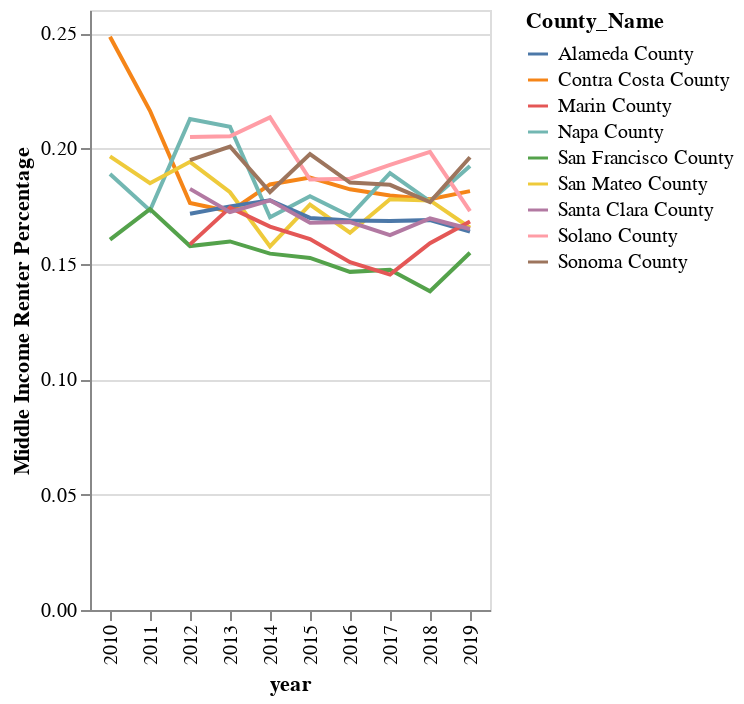

The cell this chart's notebook holds for it:
### Code cell
alt.Chart(bay_area).mark_line().encode(
    x='year',
    y='Middle Income Renter Percentage',
    color="County_Name"
)

### Figure 1 — Vega-Lite specification as saved in the notebook (floating-point values rounded to 4 significant figures)
{"config": {"view": {"continuousWidth": 400, "continuousHeight": 300}}, "data": {"name": "data-35b089cfda7208192e7a3d00022b2daf"}, "mark": "line", "encoding": {"color": {"type": "nominal", "field": "County_Name"}, "x": {"type": "nominal", "field": "year"}, "y": {"type": "quantitative", "field": "Middle Income Renter Percentage"}}, "$schema": "https://vega.github.io/schema/vega-lite/v4.0.2.json", "datasets": {"data-35b089cfda7208192e7a3d00022b2daf": [{"year": "2010", "County_Name": "Contra Costa County", "middle_income_HH": 357, "total": 1437, "Middle Income Renter Percentage": 0.2484, "key": "2010Contra Costa County"}, {"year": "2010", "County_Name": "Napa County", "middle_income_HH": 68, "total": 360, "Middle Income Renter Percentage": 0.1889, "key": "2010Napa County"}, {"year": "2010", "County_Name": "San Francisco County", "middle_income_HH": 122, "total": 760, "Middle Income Renter Percentage": 0.1605, "key": "2010San Francisco County"}, {"year": "2010", "County_Name": "San Mateo County", "middle_income_HH": 742, "total": 3774, "Middle Income Renter Percentage": 0.1966, "key": "2010San Mateo County"}, {"year": "2011", "County_Name": "Contra Costa County", "middle_income_HH": 297, "total": 1373, "Middle Income Renter Percentage": 0.2163, "key": "2011Contra Costa County"}, {"year": "2011", "County_Name": "Napa County", "middle_income_HH": 67, "total": 387, "Middle Income Renter Percentage": 0.1731, "key": "2011Napa County"}, {"year": "2011", "County_Name": "San Francisco County", "middle_income_HH": 148, "total": 852, "Middle Income Renter Percentage": 0.1737, "key": "2011San Francisco County"}, {"year": "2011", "County_Name": "San Mateo County", "middle_income_HH": 750, "total": 4055, "Middle Income Renter Percentage": 0.185, "key": "2011San Mateo County"}, {"year": "2012", "County_Name": "Alameda County", "middle_income_HH": 1000, "total": 5825, "Middle Income Renter Percentage": 0.1717, "key": "2012Alameda County"}, {"year": "2012", "County_Name": "Contra Costa County", "middle_income_HH": 623, "total": 3532, "Middle Income Renter Percentage": 0.1764, "key": "2012Contra Costa County"}, {"year": "2012", "County_Name": "Marin County", "middle_income_HH": 151, "total": 953, "Middle Income Renter Percentage": 0.1584, "key": "2012Marin County"}, {"year": "2012", "County_Name": "Napa County", "middle_income_HH": 140, "total": 658, "Middle Income Renter Percentage": 0.2128, "key": "2012Napa County"}, {"year": "2012", "County_Name": "San Francisco County", "middle_income_HH": 498, "total": 3158, "Middle Income Renter Percentage": 0.1577, "key": "2012San Francisco County"}, {"year": "2012", "County_Name": "San Mateo County", "middle_income_HH": 522, "total": 2688, "Middle Income Renter Percentage": 0.1942, "key": "2012San Mateo County"}, {"year": "2012", "County_Name": "Santa Clara County", "middle_income_HH": 1153, "total": 6318, "Middle Income Renter Percentage": 0.1825, "key": "2012Santa Clara County"}, {"year": "2012", "County_Name": "Solano County", "middle_income_HH": 297, "total": 1449, "Middle Income Renter Percentage": 0.205, "key": "2012Solano County"}, {"year": "2012", "County_Name": "Sonoma County", "middle_income_HH": 372, "total": 1908, "Middle Income Renter Percentage": 0.195, "key": "2012Sonoma County"}, {"year": "2013", "County_Name": "Alameda County", "middle_income_HH": 1055, "total": 6032, "Middle Income Renter Percentage": 0.1749, "key": "2013Alameda County"}, {"year": "2013", "County_Name": "Contra Costa County", "middle_income_HH": 629, "total": 3643, "Middle Income Renter Percentage": 0.1727, "key": "2013Contra Costa County"}, {"year": "2013", "County_Name": "Marin County", "middle_income_HH": 170, "total": 975, "Middle Income Renter Percentage": 0.1744, "key": "2013Marin County"}, {"year": "2013", "County_Name": "Napa County", "middle_income_HH": 138, "total": 659, "Middle Income Renter Percentage": 0.2094, "key": "2013Napa County"}, {"year": "2013", "County_Name": "San Francisco County", "middle_income_HH": 528, "total": 3306, "Middle Income Renter Percentage": 0.1597, "key": "2013San Francisco County"}, {"year": "2013", "County_Name": "San Mateo County", "middle_income_HH": 494, "total": 2729, "Middle Income Renter Percentage": 0.181, "key": "2013San Mateo County"}, {"year": "2013", "County_Name": "Santa Clara County", "middle_income_HH": 1132, "total": 6567, "Middle Income Renter Percentage": 0.1724, "key": "2013Santa Clara County"}, {"year": "2013", "County_Name": "Solano County", "middle_income_HH": 309, "total": 1505, "Middle Income Renter Percentage": 0.2053, "key": "2013Solano County"}, {"year": "2013", "County_Name": "Sonoma County", "middle_income_HH": 384, "total": 1912, "Middle Income Renter Percentage": 0.2008, "key": "2013Sonoma County"}, {"year": "2014", "County_Name": "Alameda County", "middle_income_HH": 1075, "total": 6056, "Middle Income Renter Percentage": 0.1775, "key": "2014Alameda County"}, {"year": "2014", "County_Name": "Contra Costa County", "middle_income_HH": 670, "total": 3633, "Middle Income Renter Percentage": 0.1844, "key": "2014Contra Costa County"}, {"year": "2014", "County_Name": "Marin County", "middle_income_HH": 162, "total": 975, "Middle Income Renter Percentage": 0.1662, "key": "2014Marin County"}, {"year": "2014", "County_Name": "Napa County", "middle_income_HH": 112, "total": 658, "Middle Income Renter Percentage": 0.1702, "key": "2014Napa County"}, {"year": "2014", "County_Name": "San Francisco County", "middle_income_HH": 509, "total": 3296, "Middle Income Renter Percentage": 0.1544, "key": "2014San Francisco County"}, {"year": "2014", "County_Name": "San Mateo County", "middle_income_HH": 425, "total": 2697, "Middle Income Renter Percentage": 0.1576, "key": "2014San Mateo County"}, {"year": "2014", "County_Name": "Santa Clara County", "middle_income_HH": 1156, "total": 6512, "Middle Income Renter Percentage": 0.1775, "key": "2014Santa Clara County"}, {"year": "2014", "County_Name": "Solano County", "middle_income_HH": 320, "total": 1499, "Middle Income Renter Percentage": 0.2135, "key": "2014Solano County"}, {"year": "2014", "County_Name": "Sonoma County", "middle_income_HH": 347, "total": 1916, "Middle Income Renter Percentage": 0.1811, "key": "2014Sonoma County"}, {"year": "2015", "County_Name": "Alameda County", "middle_income_HH": 1053, "total": 6198, "Middle Income Renter Percentage": 0.1699, "key": "2015Alameda County"}, {"year": "2015", "County_Name": "Contra Costa County", "middle_income_HH": 679, "total": 3623, "Middle Income Renter Percentage": 0.1874, "key": "2015Contra Costa County"}, {"year": "2015", "County_Name": "Marin County", "middle_income_HH": 158, "total": 983, "Middle Income Renter Percentage": 0.1607, "key": "2015Marin County"}, {"year": "2015", "County_Name": "Napa County", "middle_income_HH": 121, "total": 675, "Middle Income Renter Percentage": 0.1793, "key": "2015Napa County"}, {"year": "2015", "County_Name": "San Francisco County", "middle_income_HH": 504, "total": 3304, "Middle Income Renter Percentage": 0.1525, "key": "2015San Francisco County"}, {"year": "2015", "County_Name": "San Mateo County", "middle_income_HH": 489, "total": 2783, "Middle Income Renter Percentage": 0.1757, "key": "2015San Mateo County"}, {"year": "2015", "County_Name": "Santa Clara County", "middle_income_HH": 1099, "total": 6550, "Middle Income Renter Percentage": 0.1678, "key": "2015Santa Clara County"}, {"year": "2015", "County_Name": "Solano County", "middle_income_HH": 283, "total": 1517, "Middle Income Renter Percentage": 0.1866, "key": "2015Solano County"}, {"year": "2015", "County_Name": "Sonoma County", "middle_income_HH": 384, "total": 1944, "Middle Income Renter Percentage": 0.1975, "key": "2015Sonoma County"}, {"year": "2016", "County_Name": "Alameda County", "middle_income_HH": 1045, "total": 6191, "Middle Income Renter Percentage": 0.1688, "key": "2016Alameda County"}, {"year": "2016", "County_Name": "Contra Costa County", "middle_income_HH": 667, "total": 3659, "Middle Income Renter Percentage": 0.1823, "key": "2016Contra Costa County"}, {"year": "2016", "County_Name": "Marin County", "middle_income_HH": 148, "total": 982, "Middle Income Renter Percentage": 0.1507, "key": "2016Marin County"}, {"year": "2016", "County_Name": "Napa County", "middle_income_HH": 112, "total": 656, "Middle Income Renter Percentage": 0.1707, "key": "2016Napa County"}, {"year": "2016", "County_Name": "San Francisco County", "middle_income_HH": 491, "total": 3351, "Middle Income Renter Percentage": 0.1465, "key": "2016San Francisco County"}, {"year": "2016", "County_Name": "San Mateo County", "middle_income_HH": 458, "total": 2801, "Middle Income Renter Percentage": 0.1635, "key": "2016San Mateo County"}, {"year": "2016", "County_Name": "Santa Clara County", "middle_income_HH": 1118, "total": 6650, "Middle Income Renter Percentage": 0.1681, "key": "2016Santa Clara County"}, {"year": "2016", "County_Name": "Solano County", "middle_income_HH": 282, "total": 1509, "Middle Income Renter Percentage": 0.1869, "key": "2016Solano County"}, {"year": "2016", "County_Name": "Sonoma County", "middle_income_HH": 359, "total": 1938, "Middle Income Renter Percentage": 0.1852, "key": "2016Sonoma County"}, {"year": "2017", "County_Name": "Alameda County", "middle_income_HH": 1054, "total": 6253, "Middle Income Renter Percentage": 0.1686, "key": "2017Alameda County"}, {"year": "2017", "County_Name": "Contra Costa County", "middle_income_HH": 663, "total": 3691, "Middle Income Renter Percentage": 0.1796, "key": "2017Contra Costa County"}, {"year": "2017", "County_Name": "Marin County", "middle_income_HH": 142, "total": 977, "Middle Income Renter Percentage": 0.1453, "key": "2017Marin County"}, {"year": "2017", "County_Name": "Napa County", "middle_income_HH": 124, "total": 655, "Middle Income Renter Percentage": 0.1893, "key": "2017Napa County"}, {"year": "2017", "County_Name": "San Francisco County", "middle_income_HH": 497, "total": 3370, "Middle Income Renter Percentage": 0.1475, "key": "2017San Francisco County"}, {"year": "2017", "County_Name": "San Mateo County", "middle_income_HH": 502, "total": 2820, "Middle Income Renter Percentage": 0.178, "key": "2017San Mateo County"}, {"year": "2017", "County_Name": "Santa Clara County", "middle_income_HH": 1097, "total": 6753, "Middle Income Renter Percentage": 0.1624, "key": "2017Santa Clara County"}, {"year": "2017", "County_Name": "Solano County", "middle_income_HH": 294, "total": 1524, "Middle Income Renter Percentage": 0.1929, "key": "2017Solano County"}, {"year": "2017", "County_Name": "Sonoma County", "middle_income_HH": 351, "total": 1905, "Middle Income Renter Percentage": 0.1843, "key": "2017Sonoma County"}, {"year": "2018", "County_Name": "Alameda County", "middle_income_HH": 1051, "total": 6221, "Middle Income Renter Percentage": 0.1689, "key": "2018Alameda County"}, {"year": "2018", "County_Name": "Contra Costa County", "middle_income_HH": 657, "total": 3690, "Middle Income Renter Percentage": 0.178, "key": "2018Contra Costa County"}, {"year": "2018", "County_Name": "Marin County", "middle_income_HH": 151, "total": 950, "Middle Income Renter Percentage": 0.1589, "key": "2018Marin County"}, {"year": "2018", "County_Name": "Napa County", "middle_income_HH": 116, "total": 655, "Middle Income Renter Percentage": 0.1771, "key": "2018Napa County"}, {"year": "2018", "County_Name": "San Francisco County", "middle_income_HH": 456, "total": 3302, "Middle Income Renter Percentage": 0.1381, "key": "2018San Francisco County"}, {"year": "2018", "County_Name": "San Mateo County", "middle_income_HH": 495, "total": 2789, "Middle Income Renter Percentage": 0.1775, "key": "2018San Mateo County"}, {"year": "2018", "County_Name": "Santa Clara County", "middle_income_HH": 1153, "total": 6796, "Middle Income Renter Percentage": 0.1697, "key": "2018Santa Clara County"}, {"year": "2018", "County_Name": "Solano County", "middle_income_HH": 314, "total": 1582, "Middle Income Renter Percentage": 0.1985, "key": "2018Solano County"}, {"year": "2018", "County_Name": "Sonoma County", "middle_income_HH": 335, "total": 1895, "Middle Income Renter Percentage": 0.1768, "key": "2018Sonoma County"}, {"year": "2019", "County_Name": "Alameda County", "middle_income_HH": 1064, "total": 6490, "Middle Income Renter Percentage": 0.1639, "key": "2019Alameda County"}, {"year": "2019", "County_Name": "Contra Costa County", "middle_income_HH": 677, "total": 3730, "Middle Income Renter Percentage": 0.1815, "key": "2019Contra Costa County"}, {"year": "2019", "County_Name": "Marin County", "middle_income_HH": 171, "total": 1016, "Middle Income Renter Percentage": 0.1683, "key": "2019Marin County"}, {"year": "2019", "County_Name": "Napa County", "middle_income_HH": 131, "total": 681, "Middle Income Renter Percentage": 0.1924, "key": "2019Napa County"}, {"year": "2019", "County_Name": "San Francisco County", "middle_income_HH": 537, "total": 3469, "Middle Income Renter Percentage": 0.1548, "key": "2019San Francisco County"}, {"year": "2019", "County_Name": "San Mateo County", "middle_income_HH": 482, "total": 2910, "Middle Income Renter Percentage": 0.1656, "key": "2019San Mateo County"}, {"year": "2019", "County_Name": "Santa Clara County", "middle_income_HH": 1161, "total": 7033, "Middle Income Renter Percentage": 0.1651, "key": "2019Santa Clara County"}, {"year": "2019", "County_Name": "Solano County", "middle_income_HH": 263, "total": 1522, "Middle Income Renter Percentage": 0.1728, "key": "2019Solano County"}, {"year": "2019", "County_Name": "Sonoma County", "middle_income_HH": 382, "total": 1947, "Middle Income Renter Percentage": 0.1962, "key": "2019Sonoma County"}]}}
